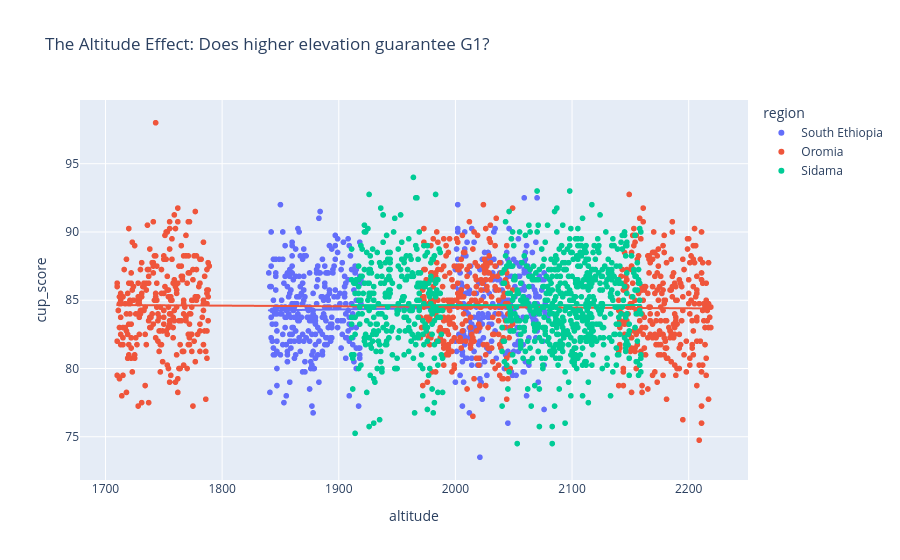

The code cell stored with this chart in its notebook:
### Markdown cell above
#### The "Altitude-Quality" Correlation

### Code cell
import plotly.express as px
import statsmodels.api as sm

fig_alt = px.scatter(df, x="altitude", y="cup_score", 
                     color="region", trendline="ols",
                     title="The Altitude Effect: Does higher elevation guarantee G1?")
fig_alt.show()

### Figure 1 — Plotly figure (JSON) as saved in the notebook; plotly's stock layout.template omitted (floating-point values rounded to 4 significant figures; data arrays with more than 128 entries replaced by an {"elided": "..."} marker saying what was removed)
{"data": [{"hovertemplate": "region=South Ethiopia<br>altitude=%{x}<br>cup_score=%{y}<extra></extra>", "legendgroup": "South Ethiopia", "marker": {"color": "#636efa", "symbol": "circle"}, "mode": "markers", "name": "South Ethiopia", "showlegend": true, "type": "scattergl", "x": {"elided": "576 int values"}, "xaxis": "x", "y": {"elided": "576 float values"}, "yaxis": "y"}, {"hovertemplate": "<b>OLS trendline</b><br>cup_score = 0.00112841 * altitude + 82.1816<br>R<sup>2</sup>=0.001037<br><br>region=South Ethiopia<br>altitude=%{x}<br>cup_score=%{y} <b>(trend)</b><extra></extra>", "legendgroup": "South Ethiopia", "marker": {"color": "#636efa", "symbol": "circle"}, "mode": "lines", "name": "South Ethiopia", "showlegend": false, "type": "scattergl", "x": {"elided": "576 int values"}, "xaxis": "x", "y": {"elided": "576 float values"}, "yaxis": "y"}, {"hovertemplate": "region=Oromia<br>altitude=%{x}<br>cup_score=%{y}<extra></extra>", "legendgroup": "Oromia", "marker": {"color": "#EF553B", "symbol": "circle"}, "mode": "markers", "name": "Oromia", "showlegend": true, "type": "scattergl", "x": {"elided": "846 int values"}, "xaxis": "x", "y": {"elided": "846 float values"}, "yaxis": "y"}, {"hovertemplate": "<b>OLS trendline</b><br>cup_score = -0.000487099 * altitude + 85.4821<br>R<sup>2</sup>=0.000819<br><br>region=Oromia<br>altitude=%{x}<br>cup_score=%{y} <b>(trend)</b><extra></extra>", "legendgroup": "Oromia", "marker": {"color": "#EF553B", "symbol": "circle"}, "mode": "lines", "name": "Oromia", "showlegend": false, "type": "scattergl", "x": {"elided": "846 int values"}, "xaxis": "x", "y": {"elided": "846 float values"}, "yaxis": "y"}, {"hovertemplate": "region=Sidama<br>altitude=%{x}<br>cup_score=%{y}<extra></extra>", "legendgroup": "Sidama", "marker": {"color": "#00cc96", "symbol": "circle"}, "mode": "markers", "name": "Sidama", "showlegend": true, "type": "scattergl", "x": {"elided": "878 int values"}, "xaxis": "x", "y": {"elided": "878 float values"}, "yaxis": "y"}, {"hovertemplate": "<b>OLS trendline</b><br>cup_score = 2.37451e-05 * altitude + 84.5969<br>R<sup>2</sup>=0.000000<br><br>region=Sidama<br>altitude=%{x}<br>cup_score=%{y} <b>(trend)</b><extra></extra>", "legendgroup": "Sidama", "marker": {"color": "#00cc96", "symbol": "circle"}, "mode": "lines", "name": "Sidama", "showlegend": false, "type": "scattergl", "x": {"elided": "878 int values"}, "xaxis": "x", "y": {"elided": "878 float values"}, "yaxis": "y"}], "layout": {"legend": {"title": {"text": "region"}, "tracegroupgap": 0}, "title": {"text": "The Altitude Effect: Does higher elevation guarantee G1?"}, "xaxis": {"anchor": "y", "domain": [0, 1], "title": {"text": "altitude"}}, "yaxis": {"anchor": "x", "domain": [0, 1], "title": {"text": "cup_score"}}}}
